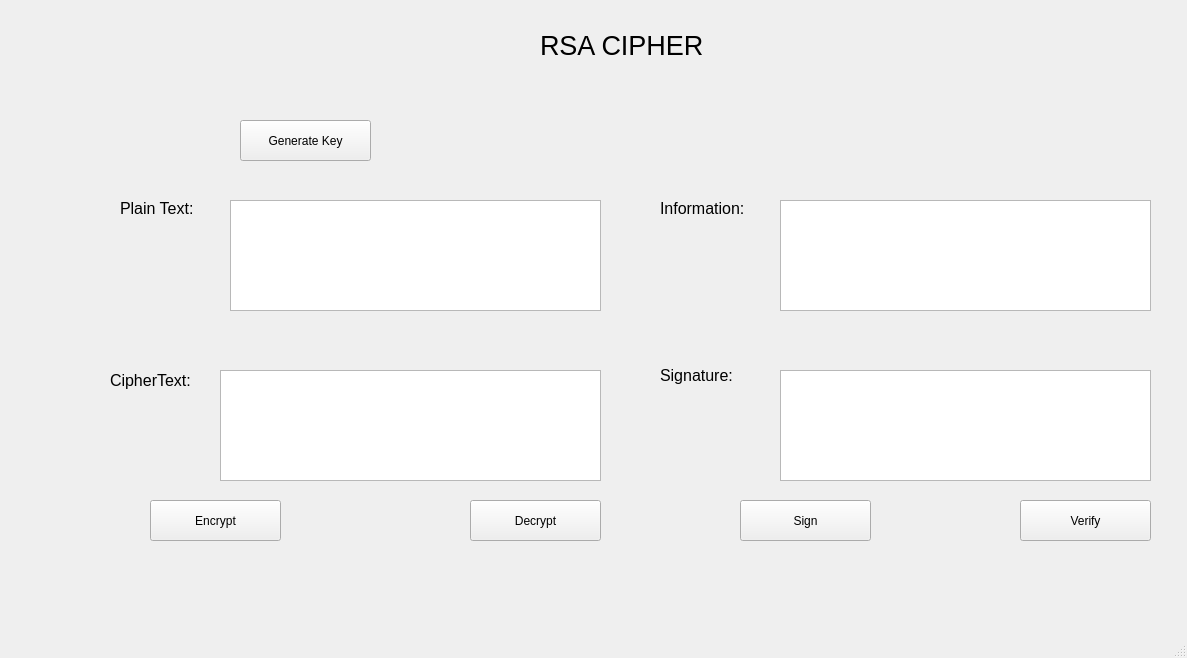
<?xml version="1.0" encoding="UTF-8"?>
<ui version="4.0">
 <class>MainWindow</class>
 <widget class="QMainWindow" name="MainWindow">
  <property name="geometry">
   <rect>
    <x>0</x>
    <y>0</y>
    <width>1187</width>
    <height>658</height>
   </rect>
  </property>
  <property name="windowTitle">
   <string>MainWindow</string>
  </property>
  <widget class="QWidget" name="centralwidget">
   <widget class="QLabel" name="label">
    <property name="geometry">
     <rect>
      <x>540</x>
      <y>20</y>
      <width>191</width>
      <height>51</height>
     </rect>
    </property>
    <property name="font">
     <font>
      <pointsize>20</pointsize>
     </font>
    </property>
    <property name="text">
     <string>RSA CIPHER</string>
    </property>
   </widget>
   <widget class="QLabel" name="label_2">
    <property name="geometry">
     <rect>
      <x>120</x>
      <y>200</y>
      <width>101</width>
      <height>16</height>
     </rect>
    </property>
    <property name="font">
     <font>
      <pointsize>12</pointsize>
     </font>
    </property>
    <property name="text">
     <string>Plain Text:</string>
    </property>
   </widget>
   <widget class="QLabel" name="label_3">
    <property name="geometry">
     <rect>
      <x>110</x>
      <y>360</y>
      <width>101</width>
      <height>41</height>
     </rect>
    </property>
    <property name="font">
     <font>
      <pointsize>12</pointsize>
     </font>
    </property>
    <property name="text">
     <string>CipherText:</string>
    </property>
   </widget>
   <widget class="QLabel" name="label_4">
    <property name="geometry">
     <rect>
      <x>660</x>
      <y>200</y>
      <width>121</width>
      <height>16</height>
     </rect>
    </property>
    <property name="font">
     <font>
      <pointsize>12</pointsize>
     </font>
    </property>
    <property name="text">
     <string>Information:</string>
    </property>
   </widget>
   <widget class="QLabel" name="label_5">
    <property name="geometry">
     <rect>
      <x>660</x>
      <y>360</y>
      <width>101</width>
      <height>31</height>
     </rect>
    </property>
    <property name="font">
     <font>
      <pointsize>12</pointsize>
     </font>
    </property>
    <property name="text">
     <string>Signature:</string>
    </property>
   </widget>
   <widget class="QTextEdit" name="txt_plain_text">
    <property name="geometry">
     <rect>
      <x>230</x>
      <y>200</y>
      <width>371</width>
      <height>111</height>
     </rect>
    </property>
   </widget>
   <widget class="QTextEdit" name="txt_cipher_text">
    <property name="geometry">
     <rect>
      <x>220</x>
      <y>370</y>
      <width>381</width>
      <height>111</height>
     </rect>
    </property>
   </widget>
   <widget class="QTextEdit" name="txt_info">
    <property name="geometry">
     <rect>
      <x>780</x>
      <y>200</y>
      <width>371</width>
      <height>111</height>
     </rect>
    </property>
   </widget>
   <widget class="QTextEdit" name="txt_sign">
    <property name="geometry">
     <rect>
      <x>780</x>
      <y>370</y>
      <width>371</width>
      <height>111</height>
     </rect>
    </property>
   </widget>
   <widget class="QPushButton" name="btn_gen_keys">
    <property name="geometry">
     <rect>
      <x>240</x>
      <y>120</y>
      <width>131</width>
      <height>41</height>
     </rect>
    </property>
    <property name="text">
     <string>Generate Key</string>
    </property>
   </widget>
   <widget class="QPushButton" name="btn_encrypt">
    <property name="geometry">
     <rect>
      <x>150</x>
      <y>500</y>
      <width>131</width>
      <height>41</height>
     </rect>
    </property>
    <property name="text">
     <string>Encrypt</string>
    </property>
   </widget>
   <widget class="QPushButton" name="btn_decrypt">
    <property name="geometry">
     <rect>
      <x>470</x>
      <y>500</y>
      <width>131</width>
      <height>41</height>
     </rect>
    </property>
    <property name="text">
     <string>Decrypt</string>
    </property>
   </widget>
   <widget class="QPushButton" name="btn_sign">
    <property name="geometry">
     <rect>
      <x>740</x>
      <y>500</y>
      <width>131</width>
      <height>41</height>
     </rect>
    </property>
    <property name="text">
     <string>Sign</string>
    </property>
   </widget>
   <widget class="QPushButton" name="btn_verify">
    <property name="geometry">
     <rect>
      <x>1020</x>
      <y>500</y>
      <width>131</width>
      <height>41</height>
     </rect>
    </property>
    <property name="text">
     <string>Verify</string>
    </property>
   </widget>
  </widget>
  <widget class="QMenuBar" name="menubar">
   <property name="geometry">
    <rect>
     <x>0</x>
     <y>0</y>
     <width>1187</width>
     <height>26</height>
    </rect>
   </property>
  </widget>
  <widget class="QStatusBar" name="statusbar"/>
 </widget>
 <resources/>
 <connections/>
</ui>
